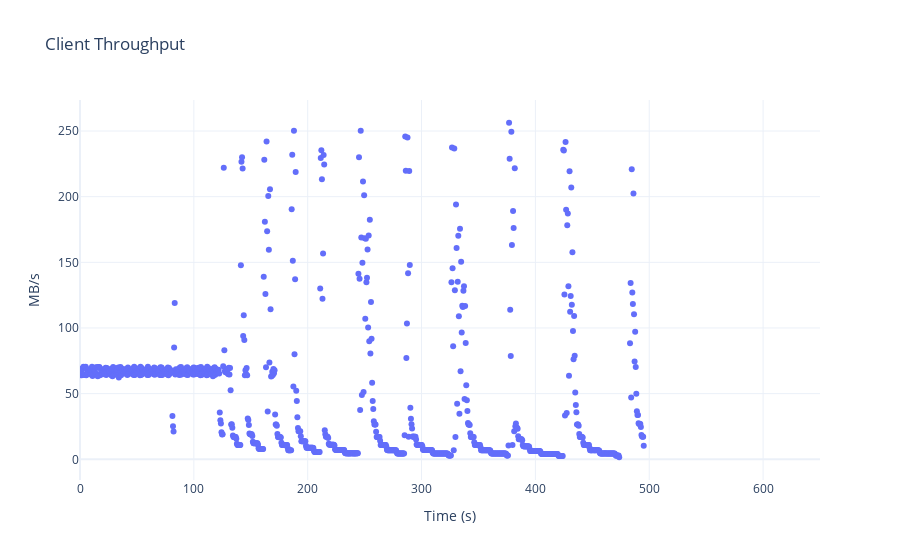
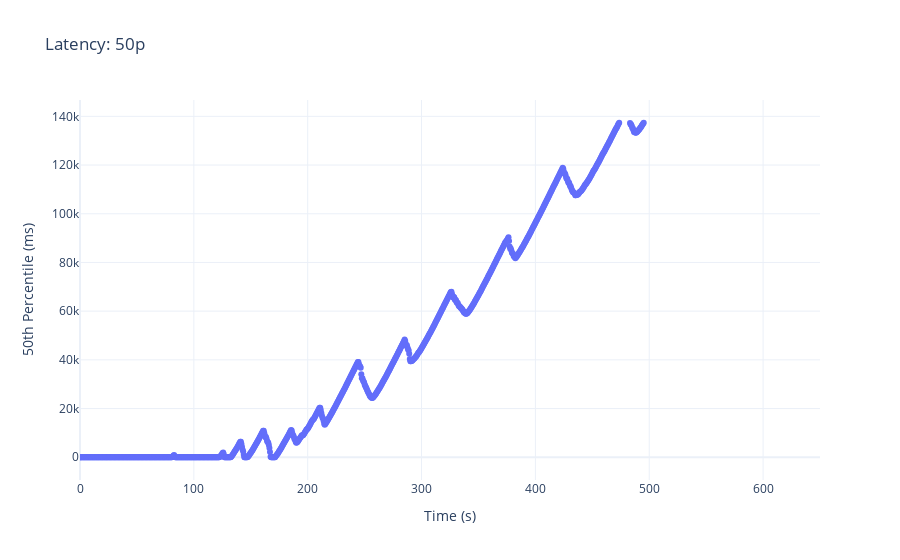
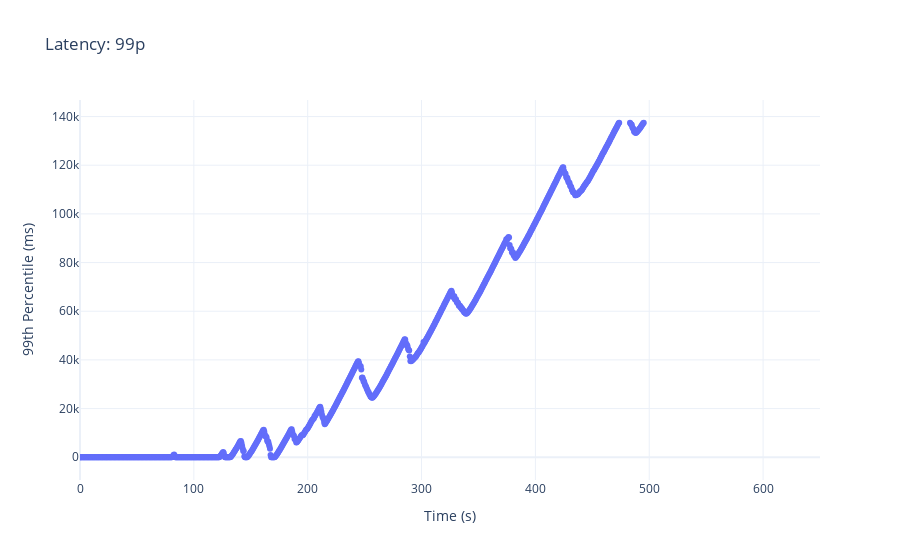
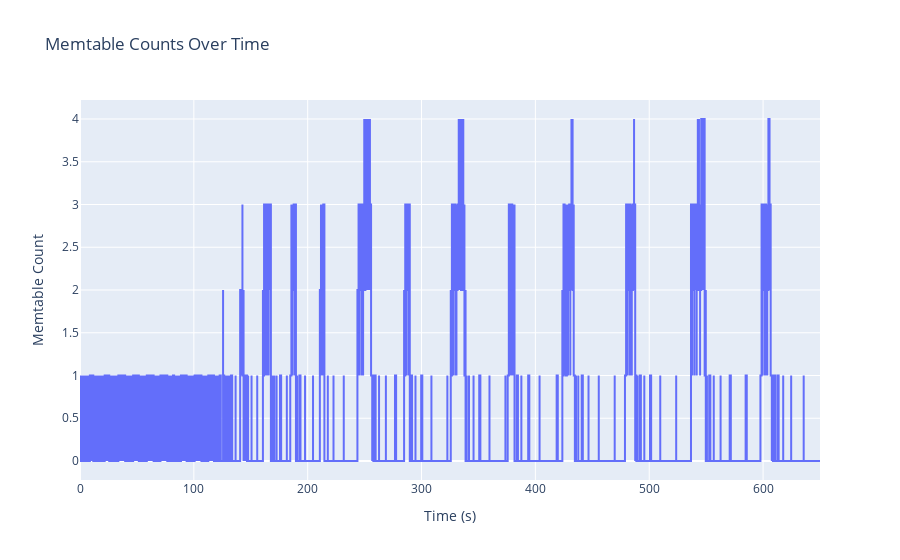

Here is the notebook cell these charts were saved with, in order:
### Code cell
import time 
from plotly.subplots import make_subplots
import plotly.graph_objects as go

def generate_plots(xlim, output_file):
  version = None
  start_time_s = plot_client_results(output_file, xlim, version)
  plot_memtable_stats(output_file, start_time_s, xlim, version)
  plot_active_memtable_size(output_file, xlim, version)
  start_time_shift = 0
  plot_rocksdb_events(output_file, start_time_s, xlim, version)
  plot_overall_iops(output_file, start_time_shift, xlim, version)
  plot_overall_tputs(output_file, start_time_shift, xlim, version)
  plot_io_waittimes(output_file, start_time_shift, xlim, version)
  plot_io_reqsize(output_file, start_time_shift, xlim, version)
  plot_cpu_util(output_file, start_time_shift, xlim, version)

xlim = (0, 650)
output_file = "results/timeseries_" + str(int(time.time())) + ".txt"
generate_plots(xlim, output_file)

### Figure 1 — Plotly figure (JSON) as saved in the notebook; plotly's stock layout.template omitted (floating-point values rounded to 4 significant figures; data arrays with more than 128 entries replaced by an {"elided": "..."} marker saying what was removed)
{"data": [{"marker": {"size": 6}, "mode": "markers", "name": "Client 0", "type": "scatter", "x": {"elided": "971 float values"}, "y": {"elided": "971 float values"}}], "layout": {"title": {"text": "Client Throughput"}, "xaxis": {"range": [0, 650], "title": {"text": "Time (s)"}}, "yaxis": {"title": {"text": "MB/s"}}}}

### Figure 2 — Plotly figure (JSON) as saved in the notebook; plotly's stock layout.template omitted (floating-point values rounded to 4 significant figures; data arrays with more than 128 entries replaced by an {"elided": "..."} marker saying what was removed)
{"data": [{"marker": {"size": 6}, "mode": "markers", "name": "Client 0", "type": "scatter", "x": {"elided": "971 float values"}, "y": {"elided": "971 float values"}}], "layout": {"title": {"text": "Latency: 50p"}, "xaxis": {"range": [0, 650], "title": {"text": "Time (s)"}}, "yaxis": {"title": {"text": "50th Percentile (ms)"}}}}

### Figure 3 — Plotly figure (JSON) as saved in the notebook; plotly's stock layout.template omitted (floating-point values rounded to 4 significant figures; data arrays with more than 128 entries replaced by an {"elided": "..."} marker saying what was removed)
{"data": [{"marker": {"size": 6}, "mode": "markers", "name": "Client 0", "type": "scatter", "x": {"elided": "971 float values"}, "y": {"elided": "971 float values"}}], "layout": {"title": {"text": "Latency: 99p"}, "xaxis": {"range": [0, 650], "title": {"text": "Time (s)"}}, "yaxis": {"title": {"text": "99th Percentile (ms)"}}}}

### Figure 4 — Plotly figure (JSON) as saved in the notebook; plotly's stock layout.template omitted (floating-point values rounded to 4 significant figures; data arrays with more than 128 entries replaced by an {"elided": "..."} marker saying what was removed)
{"data": [{"line": {"shape": "hv"}, "mode": "lines", "name": "Client 0", "type": "scatter", "x": {"elided": "1842 float values"}, "y": {"elided": "1842 int values"}}], "layout": {"legend": {"title": {"text": "Clients"}}, "title": {"text": "Memtable Counts Over Time"}, "xaxis": {"range": [0, 650], "showgrid": true, "title": {"text": "Time (s)"}}, "yaxis": {"showgrid": true, "title": {"text": "Memtable Count"}}}}
